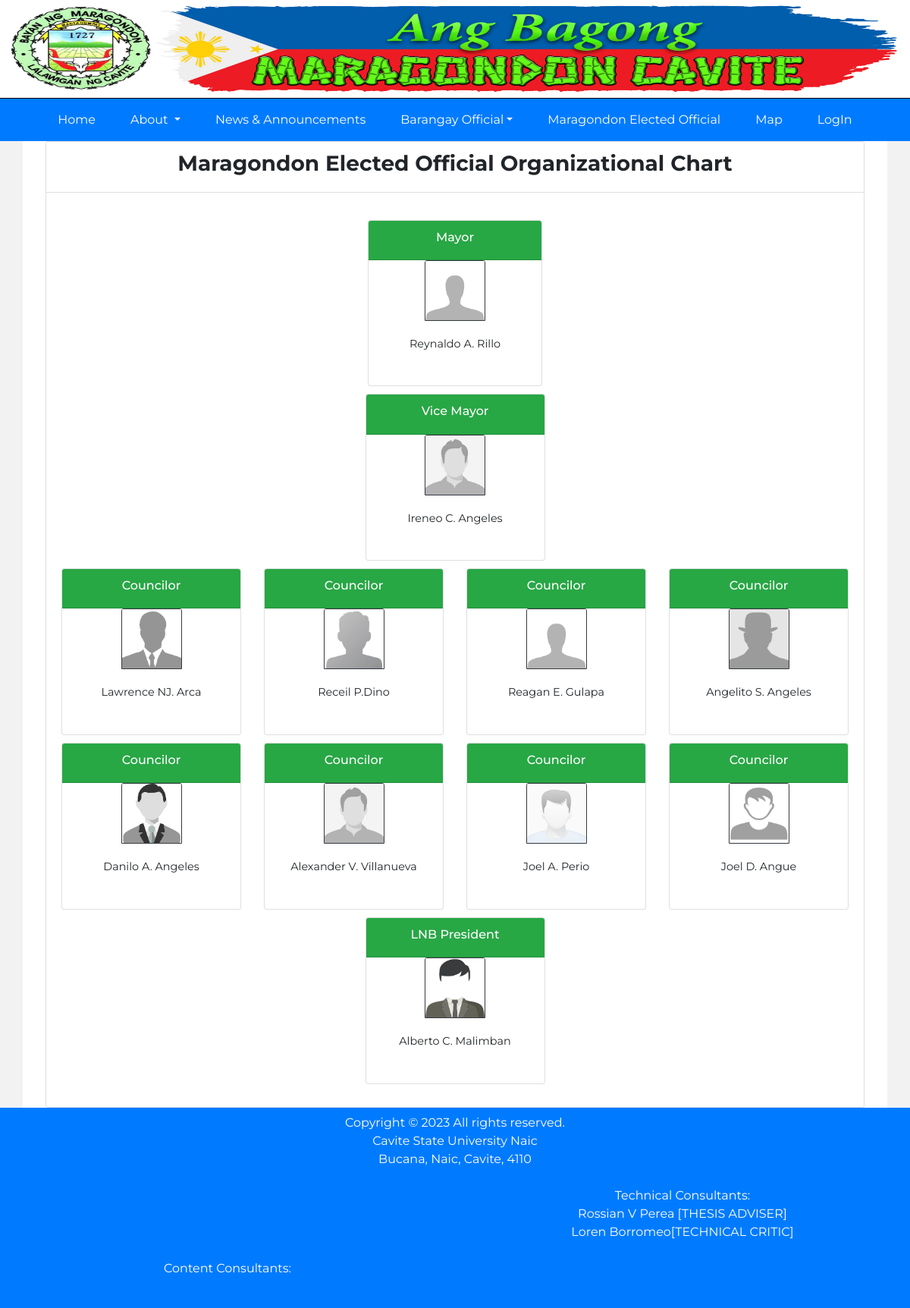
Page /maragondon_elected_official.php on the committed database.
### tables this page shows
CREATE TABLE `maragondon_official_tbl` (
  `id` int(100) NOT NULL,
  `full_name` varchar(255) NOT NULL,
  `position` varchar(255) NOT NULL,
  `picture` varchar(255) NOT NULL
);

### maragondon_elected_official.php (the view, shortened to what this page needs)
<?php
	 include('include/header.php');
?>
<div class="org">
	<div class="container org-body">
<?php
    $postions = "Mayor";
    $sql = "SELECT * FROM `maragondon_official_tbl` WHERE `position` = ?";
    $stmt = $db2->prepare($sql);
    $stmt->bind_param('s',$postions);
    $stmt->execute();
    $result = $stmt->get_result();
 ?>
 <div class="main-contents m-t-85" >
    <div class="section__content section__content--p20">
        <div class="container-fluid">
            <div class="row">
                <div class="col-lg-12" id="org">
                    <div class="card">
                        <div class="card-header text-center" style="background-color: white;">
                            <strong><h3 class="font-weight-bold">Maragondon Elected Official Organizational Chart</h3></strong>
                        </div>
                        <div class="card-body card-block">
<?php
 while ($data = $result->fetch_assoc())
    {
        $full_name = $data['full_name'];
        $position = $data['position'];
        $picture = $data['picture'];
   ?>
            <div class="col-md-3 mx-auto organizational mt-3">
                <div class="card mx-0 h-100 w-100">
                  <div class="card-header bg-success"><h6 class="text-center"style="color:white"><?php echo $position ?></h6></div>
                    <img class="card-img-top mx-auto img-fluid border border-dark" src="admin/gov_image/<?php echo $picture ?>" alt="Card image cap" style="width:80px;height: 80px;">
                    <div class="card-body">
                        <p class="card-text text-center mb-4" style="font-size:0.9rem;"><?php echo
                        $full_name  ?></p>
                    </div>
                </div>
            </div>
        <?php }
        ?>
<?php
    $postion2 = "Vice Mayor";
    $mysql = "SELECT * FROM `maragondon_official_tbl` WHERE `position` = ?";
    $mystmt = $db2->prepare($mysql);
    $mystmt->bind_param('s',$postion2);
    $mystmt->execute();
    $results = $mystmt->get_result();
 ?>
 <div class="row">
 <?php
 while ($datas = $results->fetch_assoc())
    {
        $full_name = $datas['full_name'];
        $position = $datas['position'];
        $picture = $datas['picture'];     ?>
            <div class="col-md-3 mx-auto organizational">
                <div class="card mx-0 h-100 w-100">
                  <div class="card-header bg-success"><h6 class="text-center"style="color:white"><?php echo $position ?></h6></div>
                    <img class="card-img-top mx-auto img-fluid border border-dark" src="admin/gov_image/<?php echo $picture ?>" alt="Card image cap" style="width:80px;height: 80px;">
                    <div class="card-body">
                        <p class="card-text text-center mb-4" style="font-size:0.9rem;"><?php echo
                        $full_name ?></p>
                    </div>
                </div>
            </div>
<?php }
?>
</div>
<?php
    $postion3 = "%Councilor%";
    $mysqls = "SELECT * FROM `maragondon_official_tbl` WHERE `position` LIKE ?";
    $mystmts = $db2->prepare($mysqls);
    $mystmts->bind_param('s',$postion3);
    $mystmts->execute();
    $resultz = $mystmts->get_result();
 ?>
 <div class="row">
    <?php
        while ($dataz = $resultz->fetch_assoc())
            {
        $full_name = $dataz['full_name'];
        $position = $dataz['position'];
        $picture = $dataz['picture'];
    ?>
            <div class="col-md-3 mx-auto organizational">
                <div class="card mx-0 h-100 w-100">
                  <div class="card-header bg-success"><h6 class="text-center"style="color:white"><?php echo $position  ?></h6></div>
                    <img class="card-img-top mx-auto img-fluid border border-dark" src="admin/gov_image/<?php echo $picture ?>" alt="Card image cap" style="width:80px;height: 80px;">
                    <div class="card-body">
                        <p class="card-text text-center mb-4" style="font-size:0.9rem;"><?php echo
                        $full_name  ?></p>
                    </div>
                </div>
            </div>
        <?php } ?>
        </div>
<?php
    $postion4 = "%LNB President%";
    $mysqli = "SELECT * FROM `maragondon_official_tbl` WHERE `position` LIKE ? ";
    $mystmti = $db2->prepare($mysqli);
    $mystmti->bind_param('s',$postion4);
    $mystmti->execute();
    $rezult = $mystmti->get_result();
 ?>
 <div class="row">
    <?php
 while ($output = $rezult->fetch_assoc())
    {
        $full_name = $output['full_name'];
        $position = $output['position'];
        $picture = $output['picture'];
    ?>
            <div class="col-md-3 mx-auto organizational">
                <div class="card mx-0 h-100 w-100">
                  <div class="card-header bg-success"><h6 class="text-center" style="color:white"><?php echo $position  ?></h6></div>
                    <img class="card-img-top mx-auto img-fluid border border-dark" src="admin/gov_image/<?php echo $picture ?>" alt="Card image cap" style="width:80px;height: 80px;">
                    <div class="card-body">
                        <p class="card-text text-center mb-4" style="font-size:0.9rem;"><?php echo
                        $full_name  ?></p>
                    </div>
                </div>
            </div>
        <?php } ?>
        </div>
                            </div>
                        </div>
                     </div>
                  </div>
              </div>
          </div>
        </div>
	</div>
</div>
	<?php include('include/footer.php'); ?>
	</body>
</html>

### include/header.php (shortened to what this page needs)
<!DOCTYPE html>
<html lang="en">
	<head>
	    <link href="stylecss/font-awesome-4.7/css/font-awesome.min.css" rel="stylesheet" media="all">
	    <link rel="stylesheet" href="stylecss/main-styles.css">
	    <link rel="stylesheet" href="include/css/bootstrap.min.css">
	    <link rel="stylesheet" href="stylecss/second-style.css">
</head>
  <body>
<div class="wrapper">
<div class="headers">
	<div class="container-fluid">
		<div class="row">
			<div class="col-lg-12 mx-0 p-0">
				<img class="h-img" src="image/Bagong Maragondon.png">
			</div>
		</div>
	</div>
</div>
<div class="header bg-primary">
	   <div class="container-fluid">
	  		<nav class="navbar navbar-expand-lg bg-primary navbar-light">
	<div class="collapse navbar-collapse" id="navbarNav">
	<ul class=" nav navbar-nav mx-lg-auto">
		<li class="nav-item">
			<a href="index.php" class="nav-link" id="Home" style="color: white; text-decoration: none; display: block;">Home</a>
		</li>
		<li class="nav-item dropdown">
			<a href="#" class="nav-link dropdown-toggle" data-toggle="dropdown" role="button" area-expanded="false" id="home" style="color: white; text-decoration: none; display: block;">About </a>
		</li>
		<li class="nav-item">
			<a href="news.php" class="nav-link" id="news" style="color: white; text-decoration: none; display: block;">News & Announcements</a>
		</li>
<li class="nav-item dropdown">
	<a href="#"  class="nav-link dropdown-toggle" data-toggle="dropdown" role="button" area-expanded="false" id="org" style="color: white; text-decoration: none; display: block;">Barangay Official</a>
</li>
        <li class="nav-item">
			<a href="maragondon_elected_official.php" class="nav-link" id="org" style="color: white; text-decoration: none; display: block;">Maragondon Elected Official</a>
		</li>
		<li class="nav-item">
			<a href="map.php" class="nav-link" id="org" style="color: white; text-decoration: none; display: block;">Map</a>
		</li>
		<li class="nav-item">
			<a href="barangay" class="nav-link" id="org" style="color: white; text-decoration: none; display: block;">LogIn</a>
		</li>
   	</ul>
				   </div>
			</nav>
		</div>
	</div>
</div>

### include/footer.php (shortened to what this page needs)
<div class="foter" style="bottom:0px; width:100%; margin-bottom: 0px; ">
<footer class="page-footer font-small bg-primary mb-0 pb-0" >
 <div class="container-fluid">
  <div class="row">
 <div class="col-md-12 mt-2">
  <div class="footer-copyright text-center">
    <p style="color: #fff">Copyright © <?php echo date("Y") ?> All rights reserved.<br>Cavite State University Naic <br>Bucana, Naic, Cavite, 4110 </p>
  </div>
</div>
</div>
<div class="row">
<div class="col-md-6 mt-2">
</div>
<div class="col-md-6 mt-2">
  <div class="footer-copyright text-center">
  	<p style="color: #fff">
  		Technical Consultants:<br />
  		Rossian V Perea [THESIS ADVISER]<br />
  		Loren Borromeo[TECHNICAL CRITIC]
  	</p>
  </div>
</div>
</div>
<div class="row">
<div class="col-md-6 mt-2">
  <div class="footer-copyright text-center">
  	<p style="color: #fff">Content Consultants:<br>
      <br>
  	</p>
  </div>
</div>
<div class="col-md-6 mt-2">
</div>
</div>
</div>
</footer>
</div>

### stylecss/main-styles.css (style rules this page uses)
html body { height: 100%; width: 100%; margin: 0; padding: 0; overflow: inherit; background-color: #f2f2f2; font-family: 'Open Sans', sans-serif; font-family: 'Montserrat', sans-serif; }
.nav li a { font-size: 1rem; margin-left: 15px; margin-right: 15px; transition: 500ms ease; text-decoration: none!important; }
.h-img { height: 130px; width: 100%; border-bottom: 1px solid black; }
.org-body { background-color: #fff; }
.organizational { margin-bottom: 10px; }

### rows in the picture
maragondon_official_tbl: position "Mayor", picture (picture), full_name "Reynaldo A. Rillo"
maragondon_official_tbl: position "Vice Mayor", picture (picture), full_name "Ireneo C. Angeles"
maragondon_official_tbl: position "Councilor", picture (picture), full_name "Lawrence NJ. Arca"
maragondon_official_tbl: position "Councilor", picture (picture), full_name "Receil P.Dino"
maragondon_official_tbl: position "Councilor", picture (picture), full_name "Reagan E. Gulapa"
maragondon_official_tbl: position "Councilor", picture (picture), full_name "Angelito S. Angeles"
maragondon_official_tbl: position "Councilor", picture (picture), full_name "Danilo A. Angeles"
maragondon_official_tbl: position "Councilor", picture (picture), full_name "Alexander V. Villanueva"
maragondon_official_tbl: position "Councilor", picture (picture), full_name "Joel A. Perio"
maragondon_official_tbl: position "Councilor", picture (placeholder picture), full_name "Joel D. Angue"
maragondon_official_tbl: position "LNB President", picture (picture), full_name "Alberto C. Malimban"
